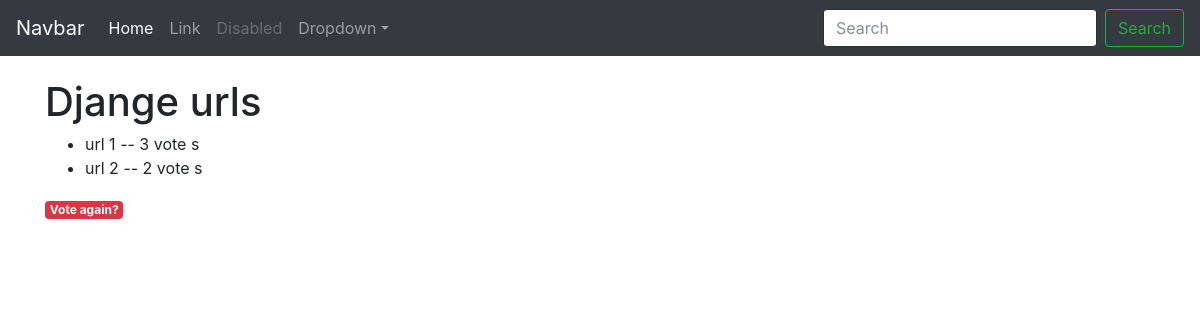
/polls/3/results/, run on an earlier commit of the app's database.
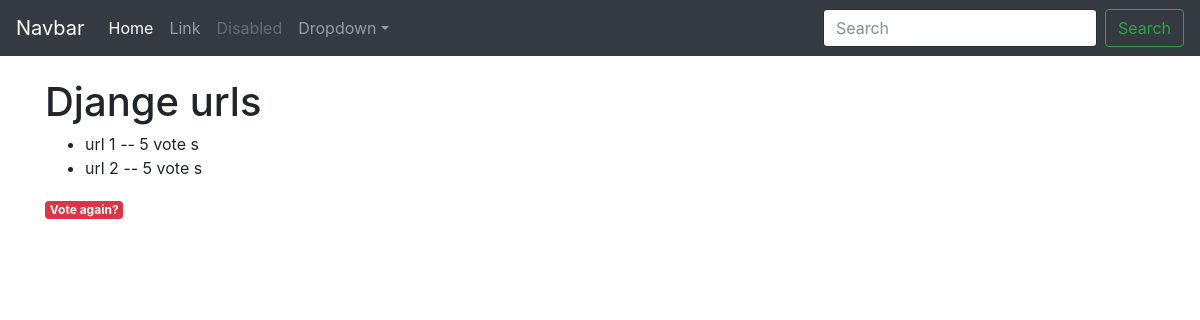
And on a later commit of the database.
### polls/models.py (models this page shows, shortened)
class Choice(models.Model):
    question = models.ForeignKey(Question, on_delete=models.CASCADE)
    choice_text = models.CharField(max_length=200)
    votes = models.IntegerField(default=0)

### polls/views.py (the view)
# urls.py: url(r'^(?P<question_id>[0-9]+)/results/$', views.results, name='results'),
def results(request, question_id):
    question = get_object_or_404(Question, pk=question_id)
    return render(request, 'polls/results.html', {'question': question})

### polls/templates/polls/results.html
{% extends 'polls/base.html' %}
{% load static %}
{% block container %}
<h1>{{ question.question_text }}</h1>
<ul>
    {% for choice in question.choice_set.all %}
    <li>{{ choice.choice_text }} -- {{ choice.votes }} vote {{ choice.votes|pluralize }}</li>
    {% endfor %}
</ul>
<a href="{% url 'polls:detail' question.id %}" class="badge badge-danger">Vote again?</a>
{% endblock %}

What changed in the data, as far as the page shows it:
changed Choice "url 1": votes "3" → "5"
changed Choice "url 2": votes "2" → "5"
